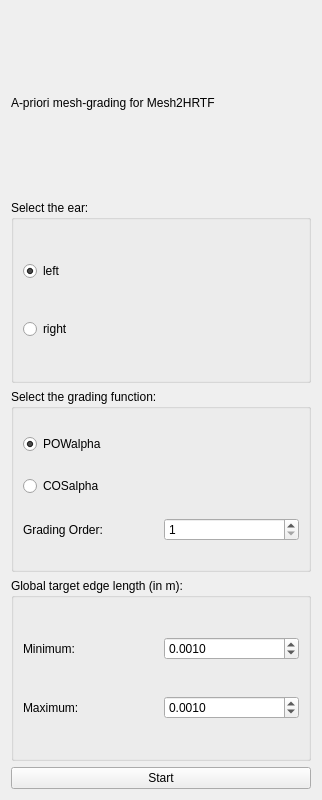
<?xml version="1.0" encoding="UTF-8"?>
<ui version="4.0">
 <class>MeshGradingTool</class>
 <widget class="QWidget" name="MeshGradingTool">
  <property name="enabled">
   <bool>true</bool>
  </property>
  <property name="geometry">
   <rect>
    <x>0</x>
    <y>0</y>
    <width>322</width>
    <height>800</height>
   </rect>
  </property>
  <property name="windowTitle">
   <string>Form</string>
  </property>
  <layout class="QVBoxLayout" name="verticalLayout">

      <item>
       <widget class="QLabel" name="label_description">
        <property name="text">
         <string>A-priori mesh-grading for Mesh2HRTF</string>
        </property>
       </widget>
      </item>

      <item>
       <widget class="QGroupBox" name="groupBox">
        <property name="title">
         <string>Select the ear:</string>
        </property>
        <layout class="QVBoxLayout" name="verticalLayout_ear">
         <item>
          <widget class="QRadioButton" name="ear_left">
           <property name="toolTip">
            <string>Note that the interautal axis has to be aligned with the y-axis!</string>
           </property>
           <property name="text">
            <string>left</string>
           </property>
           <property name="checked">
            <bool>true</bool>
           </property>
          </widget>
         </item>
         <item>
          <widget class="QRadioButton" name="ear_right">
           <property name="toolTip">
            <string>Note that the interautal axis has to be aligned with the y-axis!</string>
           </property>
           <property name="text">
            <string>right</string>
           </property>
          </widget>
         </item>
        </layout>
       </widget>
      </item>

      <item>
       <widget class="QGroupBox" name="groupBox">
        <property name="title">
         <string>Select the grading function:</string>
        </property>
        <layout class="QVBoxLayout" name="verticalLayout_gradingFunction">
         <item>
          <widget class="QRadioButton" name="POWalpha">
           <property name="toolTip">
            <string>Power-function based grading</string>
           </property>
           <property name="text">
            <string>POWalpha</string>
           </property>
           <property name="checked">
            <bool>true</bool>
           </property>
          </widget>
         </item>
         <item>
          <widget class="QRadioButton" name="COSalpha">
           <property name="toolTip">
            <string>Raised-cosine based grading</string>
           </property>
           <property name="text">
            <string>COSalpha</string>
           </property>
          </widget>
         </item>

         <item>
          <layout class="QHBoxLayout" name="horizontalLayout_gradingOrder">
           <item>
            <widget class="QLabel" name="label_5">
             <property name="text">
              <string>Grading Order:</string>
             </property>
            </widget>
           </item>
           <item>
            <widget class="QSpinBox" name="gradingOrder">
             <property name="minimum">
              <number>1</number>
             </property>
             <property name="maximum">
              <number>16</number>
             </property>
             <property name="value">
              <number>1</number>
             </property>
            </widget>
           </item>
          </layout>
         </item>

        </layout>
       </widget>
      </item>

      <item>
       <widget class="QGroupBox" name="groupBox">
        <property name="title">
         <string>Global target edge length (in m):</string>
        </property>
        <layout class="QVBoxLayout" name="verticalLayout_edgelength">
            <item>
             <layout class="QHBoxLayout" name="horizontalLayout_minedgelength">
              <item>
               <widget class="QLabel" name="label">
                <property name="text">
                 <string>Minimum:</string>
                </property>
               </widget>
              </item>
              <item>
               <widget class="QDoubleSpinBox" name="minEdgeLength">
                <property name="decimals">
                 <number>4</number>
                </property>
                <property name="maximum">
                 <double>1.000000000000000</double>
                </property>
                <property name="singleStep">
                 <double>0.000100000000000</double>
                </property>
                <property name="value">
                 <double>0.001000000000000</double>
                </property>
               </widget>
              </item>
             </layout>
            </item>
            <item>
             <layout class="QHBoxLayout" name="horizontalLayout_maxedgelength">
              <item>
               <widget class="QLabel" name="label_2">
                <property name="text">
                 <string>Maximum:</string>
                </property>
               </widget>
              </item>
              <item>
               <widget class="QDoubleSpinBox" name="maxEdgeLength">
                <property name="decimals">
                 <number>4</number>
                </property>
                <property name="maximum">
                 <double>1.000000000000000</double>
                </property>
                <property name="singleStep">
                 <double>0.000100000000000</double>
                </property>
                <property name="value">
                 <double>0.001000000000000</double>
                </property>
               </widget>
              </item>
             </layout>
            </item>
        </layout>
       </widget>
      </item>

      <item>
       <widget class="QPushButton" name="meshGradingButton">
        <property name="text">
         <string>Start</string>
        </property>
       </widget>
      </item>

  </layout>
 </widget>
 <resources/>
 <connections/>
</ui>
